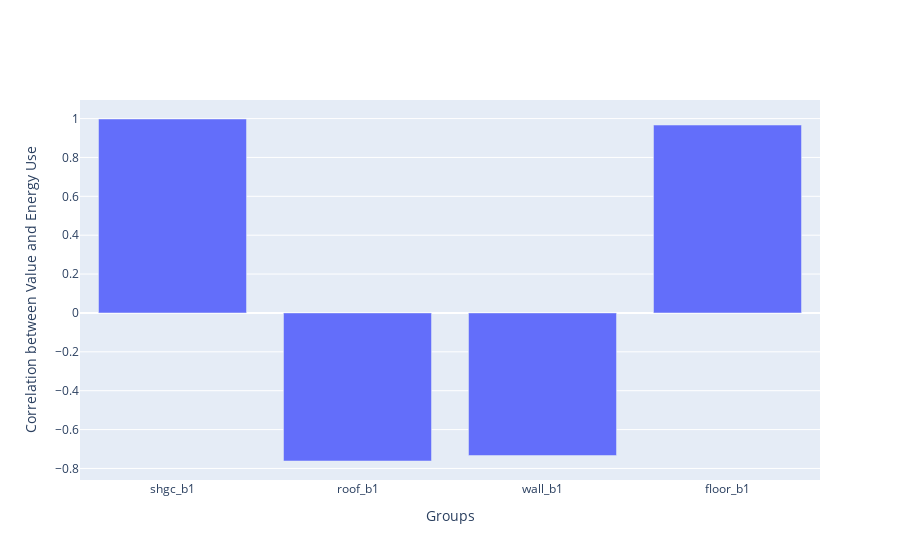

The code cell stored with this chart in its notebook:
### Markdown cell above
# Correlations

### Code cell
# calculate correlations 
fig = go.Figure()

corr_data = {}
for k in group_data.keys():
    corr_df = group_data[k][["total", "vals"]].corr()
    corr_data[k] = corr_df.loc["vals"]["total"]

fig.add_trace(go.Bar(x=list(corr_data.keys()), y=list(corr_data.values())))
fig.update_layout(xaxis_title=f"Groups",
            yaxis_title="Correlation between Value and Energy Use",)

fig.show()

py.plot(fig, filename="g5", auto_open=False)

### Figure 1 — Plotly figure (JSON) as saved in the notebook; plotly's stock layout.template omitted (floating-point values rounded to 4 significant figures)
{"data": [{"type": "bar", "x": ["shgc_b1", "roof_b1", "wall_b1", "floor_b1"], "y": [0.9978, -0.7617, -0.7335, 0.9668]}], "layout": {"xaxis": {"title": {"text": "Groups"}}, "yaxis": {"title": {"text": "Correlation between Value and Energy Use"}}}}
